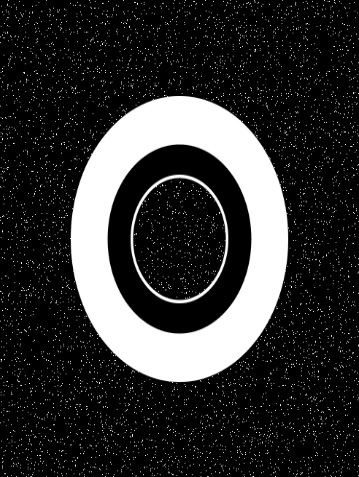
#> input picture OperacaoMorfologica/Rolamento3.jpg, 359 x 477 px, found by its file name
$ python AberturaEFechamento.py
#> lines starting #> are read from the running program, lines starting #| are printed output that depends on the picture
import cv2
import numpy as np

#Operação de Abertura
imagemOriginal = cv2.imread("./OperacaoMorfologica/rolamento3.jpg", 0)
#> imagemOriginal is the input picture: shape (477, 359); min 0, max 255, mean 48.8

elementoEstruturante = cv2.getStructuringElement(
  cv2.MORPH_ELLIPSE, (3,3)
)
imagemProcessada = cv2.morphologyEx(
  imagemOriginal, cv2.MORPH_OPEN, elementoEstruturante
)

cv2.imshow("Original", imagemOriginal)
cv2.imshow("Resultado", imagemProcessada)

cv2.waitKey(0)
cv2.destroyAllWindows()


#Operaçãod e fechamento
imagemOriginal = cv2.imread("./OperacaoMorfologica/rolamento4.jpg", 0)
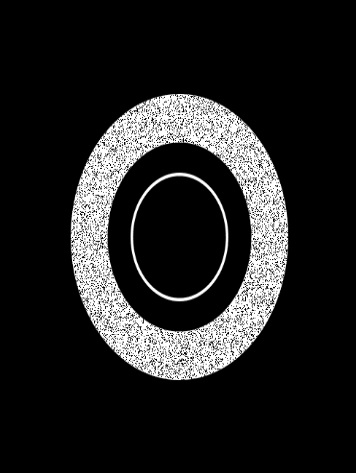
#> input picture OperacaoMorfologica/rolamento4.jpg, 356 x 473 px, found by its file name
#> imagemOriginal is the input picture: shape (473, 356); min 0, max 255, mean 34.9

elementoEstruturante = cv2.getStructuringElement(cv2.MORPH_ELLIPSE, (5,5))

imagemProcessada = cv2.morphologyEx(imagemOriginal, cv2.MORPH_CLOSE, elementoEstruturante)
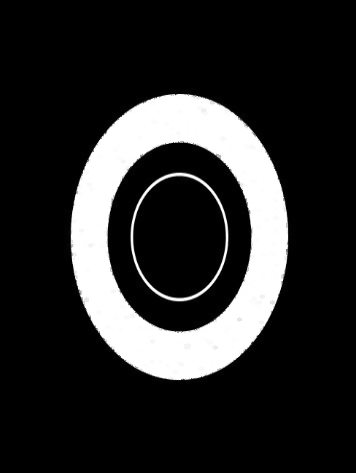
#> imagemProcessada: shape (473, 356); min 0, max 255, mean 42.9

cv2.imshow("Original Fechamento", imagemOriginal)
cv2.imshow("Resultado Fechamento", imagemProcessada)

cv2.waitKey(0)
cv2.destroyAllWindows()

#abertura e fechamento de tons cinzas (Pouco utilizada)
imagemOriginal = cv2.imread("./OperacaoMorfologica/arroz.jpg", 0)
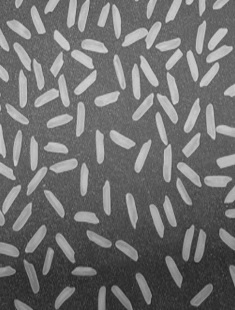
#> input picture OperacaoMorfologica/arroz.jpg, 235 x 310 px, found by its file name
#> imagemOriginal is the input picture: shape (310, 235); min 32, max 218, mean 110.8
elementoEstruturante = cv2.getStructuringElement(cv2.MORPH_CROSS, (100, 100))
imagemProcessada = cv2.morphologyEx(imagemOriginal, cv2.MORPH_OPEN, elementoEstruturante)
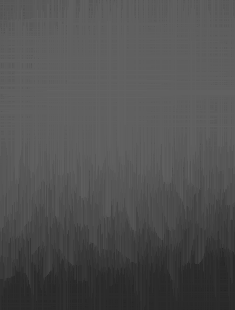
#> imagemProcessada: shape (310, 235); min 36, max 99, mean 80.6

imagemSubtraida = cv2.subtract(imagemOriginal, imagemProcessada)
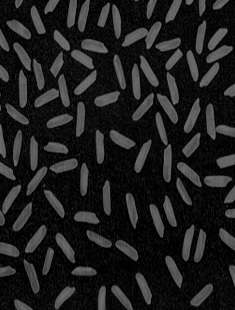
#> imagemSubtraida: shape (310, 235); min 0, max 122, mean 30.4

# Ajusta de contraste da imagem
imagemTratada = cv2.add(imagemSubtraida, imagemSubtraida)
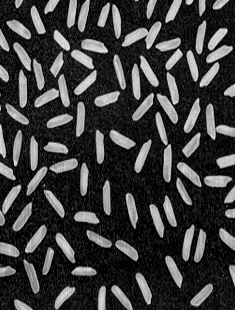
#> imagemTratada: shape (310, 235); min 0, max 244, mean 60.7


cv2.imshow("Original Tons de Cinza", imagemOriginal)
cv2.imshow("Resultado Tons de Cinza", imagemProcessada)
cv2.imshow("Subtraida Tons de Cinza", imagemSubtraida)
cv2.imshow("Tratada Tons de Cinza", imagemTratada)

cv2.waitKey(0)
cv2.destroyAllWindows()

#Gradiente Morfológico
imagemOriginal = cv2.imread("./OperacaoMorfologica/rolamento4.jpg", 0)
elementoEstruturante = cv2.getStructuringElement(
  cv2.MORPH_ELLIPSE, (3,3)
)
imagemProcessada = cv2.morphologyEx(
  imagemOriginal, cv2.MORPH_GRADIENT, elementoEstruturante
)
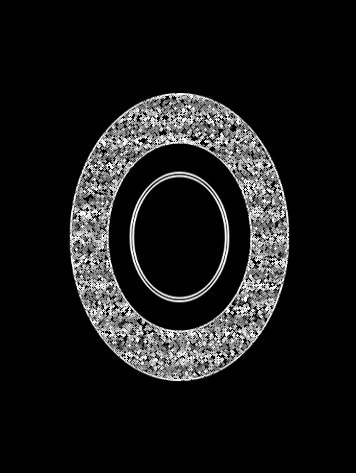
#> imagemProcessada: shape (473, 356); min 0, max 255, mean 25.8

cv2.imshow("Original Gradiente Morfológico", imagemOriginal)
cv2.imshow("Resultado Gradiente Morfológico", imagemProcessada)

cv2.waitKey(0)
cv2.destroyAllWindows()
